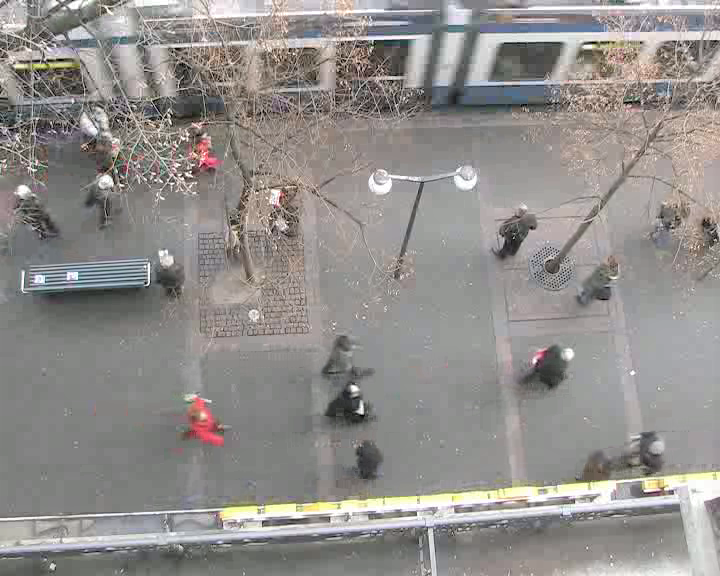
#> input picture hotel302.png, 720 x 576 px
$ python hotel-allLowSpeeds.py
#> lines starting #> are read from the running program, lines starting #| are printed output that depends on the picture
import numpy as np
import matplotlib.pyplot as plt

# PLOTTING HOTEL DATASET - Plot 1 in figure 3

# PEDS WITH 0.8 speed
xSpeed01 = np.asarray([377, 405, 432, 459, 486, 513, 540, 568])
ySpeed01 = np.asarray([353, 357, 359, 358, 356, 354, 352, 351])

xSpeed02 = np.asarray([380, 409, 437, 464, 492, 521, 550, 579])
ySpeed02 = np.asarray([403, 412, 419, 423, 427, 431, 434, 437])

xSpeed03 = np.asarray([399, 428, 456, 484, 512, 541, 570, 600])
ySpeed03 = np.asarray([458, 467, 472, 476, 478, 480, 482, 484])


# PEDS WITH 0.5 speed
xSpeed04 = np.asarray([376, 403, 428, 451, 473, 494, 516, 537])
ySpeed04 = np.asarray([355, 359, 360, 359, 358, 357, 356, 356])

xSpeed05 = np.asarray([379, 407, 432, 456, 479, 502, 524, 547])
ySpeed05 = np.asarray([404, 413, 417, 419, 419, 420, 420, 421])

xSpeed06 = np.asarray([398, 426, 451, 475, 498, 521, 544, 566])
ySpeed06 = np.asarray([460, 467, 471, 473, 473, 473, 473, 474])

# PEDS GT
xSpeedGT01 = np.asarray([385, 418, 451, 484, 516, 546, 578, 605])
ySpeedGT01 = np.asarray([343, 339, 341, 342, 340, 339, 331, 325])

xSpeedGT02 = np.asarray([388, 424, 457, 490, 521, 552, 584, 616])
ySpeedGT02 = np.asarray([393, 383, 379, 372, 370, 369, 361, 361])

xSpeedGT03 = np.asarray([405, 437, 478, 511, 543, 573, 607, 638])
ySpeedGT03 = np.asarray([446, 442, 435, 423, 420, 419, 422, 430])

plt.plot(xSpeed01, ySpeed01, zorder=1, linewidth=3, linestyle='--', color='red', label='0.8')
plt.plot(xSpeed02, ySpeed02, zorder=1, linewidth=3, linestyle='--', color='red')
#plt.plot(xSpeed03, ySpeed03, zorder=1, linewidth=3, linestyle='--', color='red')

plt.plot(xSpeed04, ySpeed04, zorder=1, linewidth=3, linestyle='--', color='purple', label='0.5')
plt.plot(xSpeed05, ySpeed05, zorder=1, linewidth=3, linestyle='--', color='purple')
#plt.plot(xSpeed06, ySpeed06, zorder=1, linewidth=3, linestyle='--', color='purple')

plt.plot(xSpeedGT01, ySpeedGT01, zorder=1, linewidth=3, linestyle='--', color='blue', label='GT')
plt.plot(xSpeedGT02, ySpeedGT02, zorder=1, linewidth=3, linestyle='--', color='blue')
#plt.plot(xSpeedGT03, ySpeedGT03, zorder=1, linewidth=3, linestyle='--', color='blue')

plt.plot(xSpeed01[-1], ySpeed01[-1], zorder=1, marker='>', color='red')
plt.plot(xSpeed02[-1], ySpeed02[-1], zorder=1, marker='>', color='red')
#plt.plot(xSpeed03[-1], ySpeed03[-1], zorder=1, marker='>', color='red')

plt.plot(xSpeed04[-1], ySpeed04[-1], zorder=1, marker='>', color='purple')
plt.plot(xSpeed05[-1], ySpeed05[-1], zorder=1, marker='>', color='purple')
#plt.plot(xSpeed06[-1], ySpeed06[-1], zorder=1, marker='>', color='purple')

plt.plot(xSpeedGT02[-1], ySpeedGT02[-1], zorder=1, marker='>', color='blue')
plt.plot(xSpeedGT01[-1], ySpeedGT01[-1], zorder=1, marker='>', color='blue')

plt.legend(loc='center left')
plt.xticks([])
plt.yticks([])
ext = [0, 576, 0.00, 720]
img = plt.imread("../hotel302.png")
#> img is the input picture: shape (576, 720, 3) float32; mean R, G, B 0.572, 0.559, 0.549
plt.imshow(img, zorder=0)
plt.show()
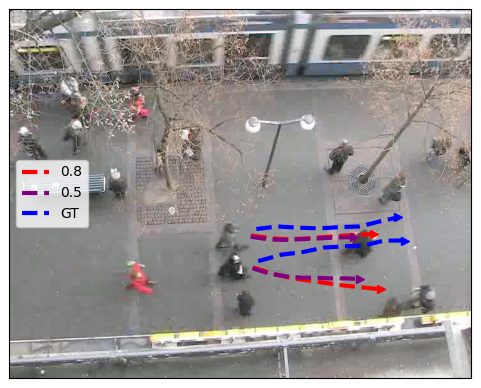
#> figure drawn by matplotlib, 1 panel

$ run again, with hotel0.png copied over hotel302.png
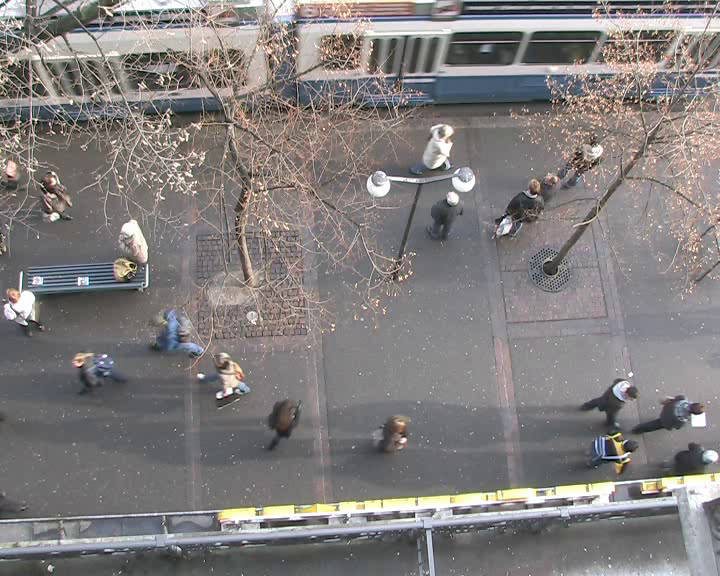
#> input picture hotel0.png, 720 x 576 px
#> img is the input picture: shape (576, 720, 3) float32; mean R, G, B 0.508, 0.492, 0.491
#> `plt.show()`:
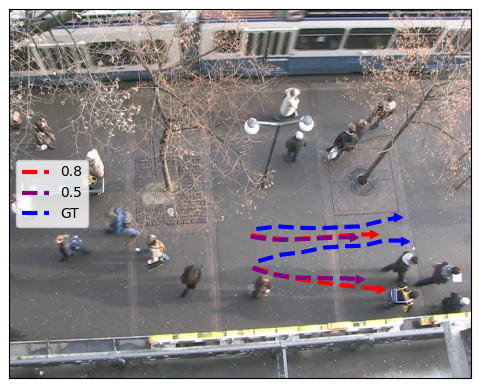
#> figure drawn by matplotlib, 1 panel

$ run again, with hotel11.png copied over hotel302.png
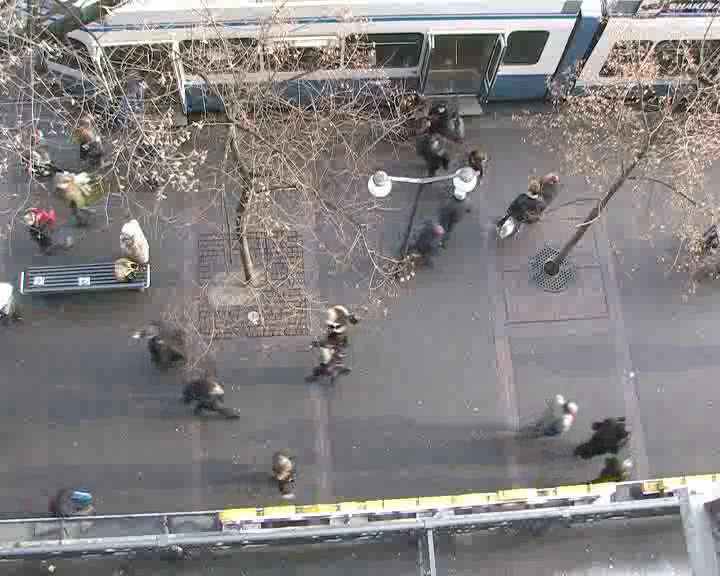
#> input picture hotel11.png, 720 x 576 px
#> img is the input picture: shape (576, 720, 3) float32; mean R, G, B 0.518, 0.506, 0.505
#> `plt.show()`:
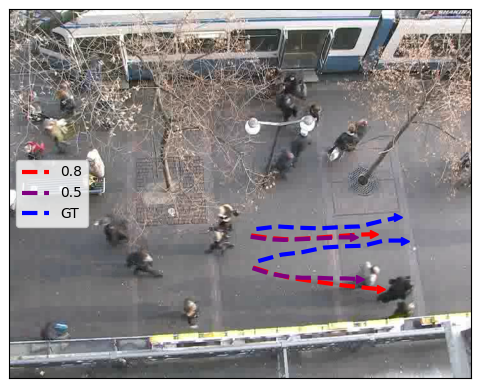
#> figure drawn by matplotlib, 1 panel

$ run again, with hotel115.png copied over hotel302.png
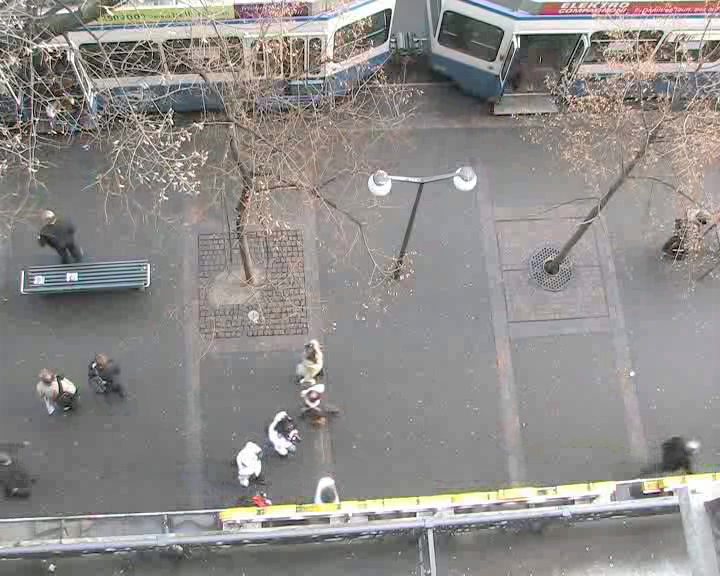
#> input picture hotel115.png, 720 x 576 px
#> img is the input picture: shape (576, 720, 3) float32; mean R, G, B 0.563, 0.551, 0.543
#> `plt.show()`:
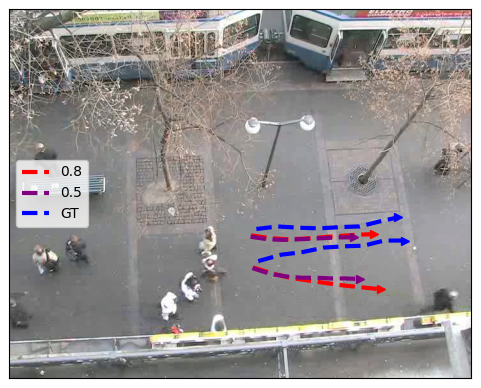
#> figure drawn by matplotlib, 1 panel
